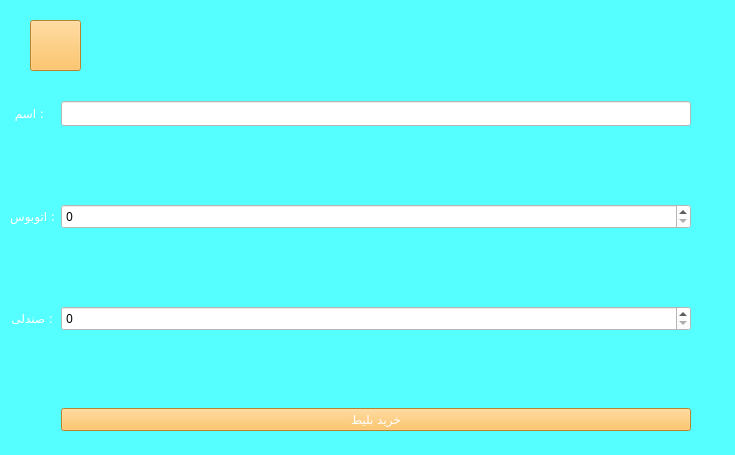
<?xml version="1.0" encoding="UTF-8"?>
<ui version="4.0">
 <class>Book</class>
 <widget class="QWidget" name="Book">
  <property name="geometry">
   <rect>
    <x>0</x>
    <y>0</y>
    <width>735</width>
    <height>455</height>
   </rect>
  </property>
  <property name="windowTitle">
   <string>خرید بلیط </string>
  </property>
  <property name="windowIcon">
   <iconset>
    <normaloff>E:/shopping-cart.png</normaloff>E:/shopping-cart.png</iconset>
  </property>
  <property name="styleSheet">
   <string notr="true">background-color: rgb(85, 255, 255);</string>
  </property>
  <widget class="QWidget" name="formLayoutWidget">
   <property name="geometry">
    <rect>
     <x>10</x>
     <y>30</y>
     <width>681</width>
     <height>401</height>
    </rect>
   </property>
   <layout class="QFormLayout" name="formLayout">
    <item row="1" column="0">
     <widget class="QLabel" name="label">
      <property name="font">
       <font>
        <family>2  Yekan</family>
       </font>
      </property>
      <property name="styleSheet">
       <string notr="true">color: rgb(255, 255, 255);</string>
      </property>
      <property name="text">
       <string>: اسم </string>
      </property>
     </widget>
    </item>
    <item row="1" column="1">
     <widget class="QLineEdit" name="lineEdit">
      <property name="font">
       <font>
        <family>2  Yekan</family>
       </font>
      </property>
      <property name="styleSheet">
       <string notr="true">background-color: rgb(255, 255, 255);</string>
      </property>
     </widget>
    </item>
    <item row="2" column="0" colspan="2">
     <spacer name="verticalSpacer_4">
      <property name="orientation">
       <enum>Qt::Vertical</enum>
      </property>
      <property name="sizeHint" stdset="0">
       <size>
        <width>20</width>
        <height>40</height>
       </size>
      </property>
     </spacer>
    </item>
    <item row="3" column="0">
     <widget class="QLabel" name="label_2">
      <property name="font">
       <font>
        <family>2  Yekan</family>
       </font>
      </property>
      <property name="styleSheet">
       <string notr="true">color: rgb(255, 255, 255);</string>
      </property>
      <property name="text">
       <string>: اتوبوس</string>
      </property>
     </widget>
    </item>
    <item row="3" column="1">
     <widget class="QSpinBox" name="spinBox">
      <property name="font">
       <font>
        <family>2  Yekan</family>
       </font>
      </property>
      <property name="styleSheet">
       <string notr="true">background-color: rgb(255, 255, 255);</string>
      </property>
     </widget>
    </item>
    <item row="4" column="0" colspan="2">
     <spacer name="verticalSpacer_3">
      <property name="orientation">
       <enum>Qt::Vertical</enum>
      </property>
      <property name="sizeHint" stdset="0">
       <size>
        <width>20</width>
        <height>40</height>
       </size>
      </property>
     </spacer>
    </item>
    <item row="5" column="0">
     <widget class="QLabel" name="label_3">
      <property name="font">
       <font>
        <family>2  Yekan</family>
       </font>
      </property>
      <property name="styleSheet">
       <string notr="true">color: rgb(255, 255, 255);</string>
      </property>
      <property name="text">
       <string>: صندلی</string>
      </property>
     </widget>
    </item>
    <item row="5" column="1">
     <widget class="QSpinBox" name="spinBox_2">
      <property name="font">
       <font>
        <family>2  Yekan</family>
       </font>
      </property>
      <property name="styleSheet">
       <string notr="true">background-color: rgb(255, 255, 255);</string>
      </property>
     </widget>
    </item>
    <item row="6" column="0" colspan="2">
     <spacer name="verticalSpacer_2">
      <property name="orientation">
       <enum>Qt::Vertical</enum>
      </property>
      <property name="sizeHint" stdset="0">
       <size>
        <width>20</width>
        <height>40</height>
       </size>
      </property>
     </spacer>
    </item>
    <item row="7" column="1">
     <widget class="QPushButton" name="pushButton">
      <property name="font">
       <font>
        <family>2  Yekan</family>
       </font>
      </property>
      <property name="styleSheet">
       <string notr="true">background-color: rgb(255, 183, 65);
color: rgb(255, 255, 255);</string>
      </property>
      <property name="text">
       <string>خرید بلیط</string>
      </property>
     </widget>
    </item>
    <item row="0" column="0" colspan="2">
     <spacer name="verticalSpacer_5">
      <property name="orientation">
       <enum>Qt::Vertical</enum>
      </property>
      <property name="sizeHint" stdset="0">
       <size>
        <width>20</width>
        <height>40</height>
       </size>
      </property>
     </spacer>
    </item>
   </layout>
  </widget>
  <widget class="QPushButton" name="pushButton_2">
   <property name="geometry">
    <rect>
     <x>30</x>
     <y>20</y>
     <width>51</width>
     <height>51</height>
    </rect>
   </property>
   <property name="styleSheet">
    <string notr="true">background-color: rgb(255, 183, 65);
color: rgb(255, 255, 255);</string>
   </property>
   <property name="text">
    <string/>
   </property>
   <property name="icon">
    <iconset>
     <normaloff>E:/previous.png</normaloff>E:/previous.png</iconset>
   </property>
  </widget>
 </widget>
 <resources/>
 <connections/>
</ui>
